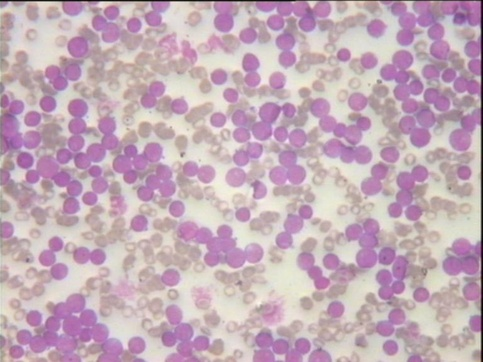
#> input picture Morfoloske/s58Hl.jpg, 483 x 362 px, shrunk from 768 x 576 before the run
$ python MorfoloskeOperacije.py
#> lines starting #> are read from the running program, lines starting #| are printed output that depends on the picture; after the words box and inside, x2 and y2 are one past the last pixel; in counts of white or black regions, pixels touching at a corner belong together
import numpy as np
import cv2 as cv
from skimage.morphology import skeletonize


imgIn = cv.imread("s58Hl.jpg")
#> imgIn is the input picture: shape (362, 483, 3); mean B, G, R 183.9, 171.8, 196
imgGray = cv.cvtColor(imgIn, cv.COLOR_BGR2GRAY)
retval, img = cv.threshold(imgGray, 0, 255, cv.THRESH_BINARY_INV + cv.THRESH_OTSU)
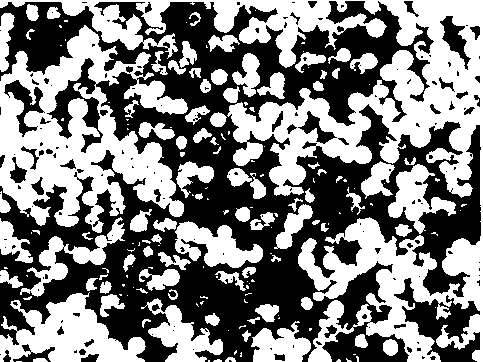
#> img: shape (362, 483); 50.1% white; 160 black regions (112 under 20 px), largest, box (x1, y1, x2, y2) and area: (0, 1, 481, 362) 79577, (394, 278, 480, 362) 2824, (4, 80, 45, 137) 797
#> retval = 180
cv.imshow("Input", img)

kernel = cv.getStructuringElement(cv.MORPH_ELLIPSE, ksize=(11, 11))

imgErode = cv.erode(img, kernel=kernel)
#> imgErode: shape (362, 483); 10.7% white; 190 white regions (66 under 20 px), largest, box (x1, y1, x2, y2) and area: (21, 298, 135, 362) 1974, (417, 0, 483, 37) 1221, (0, 96, 22, 152) 668
cv.imshow("Erode", imgErode)

imgDilate = cv.dilate(img, kernel=kernel)
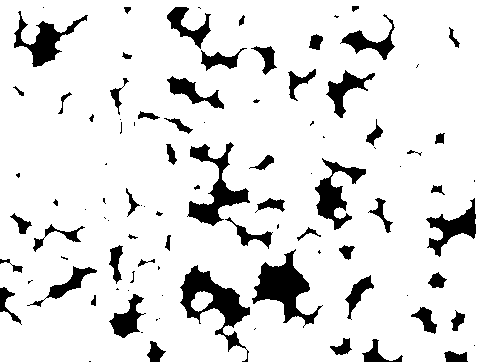
#> imgDilate: shape (362, 483); 88.1% white; 98 black regions (40 under 20 px), largest, box (x1, y1, x2, y2) and area: (180, 265, 250, 362) 2123, (252, 249, 323, 328) 2067, (187, 142, 250, 226) 1686
cv.imshow("Dilate", imgDilate)

imgOpen = cv.erode(img, kernel=kernel)
imgOpen = cv.dilate(imgOpen, kernel=kernel)
#> imgOpen: shape (362, 483); 38.2% white; 84 white regions, largest, box (x1, y1, x2, y2) and area: (0, 91, 176, 227) 10160, (380, 0, 483, 152) 9765, (323, 218, 437, 351) 5390
cv.imshow("Open", imgOpen)

imgOpen2 = cv.morphologyEx(img, op=cv.MORPH_OPEN, kernel=kernel)
cv.imshow("Open2", imgOpen2)

imgClose = cv.dilate(img, kernel=kernel)
imgClose = cv.erode(imgClose, kernel=kernel)
#> imgClose: shape (362, 483); 66.6% white; 66 black regions, largest, box (x1, y1, x2, y2) and area: (175, 222, 328, 362) 8514, (182, 137, 290, 254) 5675, (162, 2, 282, 80) 3699
cv.imshow("Close", imgClose)

imgClose2 = cv.morphologyEx(img, op=cv.MORPH_CLOSE, kernel=kernel)
cv.imshow("Close2", imgClose2)

kernel = cv.getStructuringElement(cv.MORPH_ELLIPSE, (3, 3))
imgEdge = cv.dilate(img, kernel=kernel)
#> imgEdge: shape (362, 483); 59.8% white; 167 black regions (115 under 20 px), largest, box (x1, y1, x2, y2) and area: (0, 2, 480, 362) 52929, (0, 177, 100, 289) 3311, (0, 3, 97, 76) 3241
imgEdge = imgEdge - img
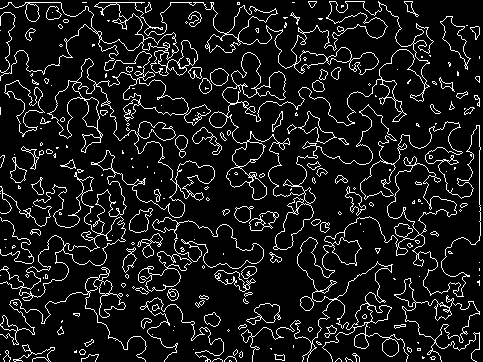
#> imgEdge: shape (362, 483); 9.7% white in thin lines or dots
cv.imshow("Edge", imgEdge)


def thinning(img):
    size = np.size(img)
    skel = np.zeros(img.shape, np.uint8)

    kernel = cv.getStructuringElement(cv.MORPH_CROSS, (3, 3))
    done = False
    while not done:
        eroded = cv.erode(img, kernel)
        temp = cv.dilate(eroded, kernel)
        temp = cv.subtract(img, temp)
        skel = cv.bitwise_or(skel, temp)
        img = eroded.copy()

        zeros = size - cv.countNonZero(img)
        if zeros == size:
            done = True

    return skel


img = cv.imread('Fingerprint.jpg', 0)
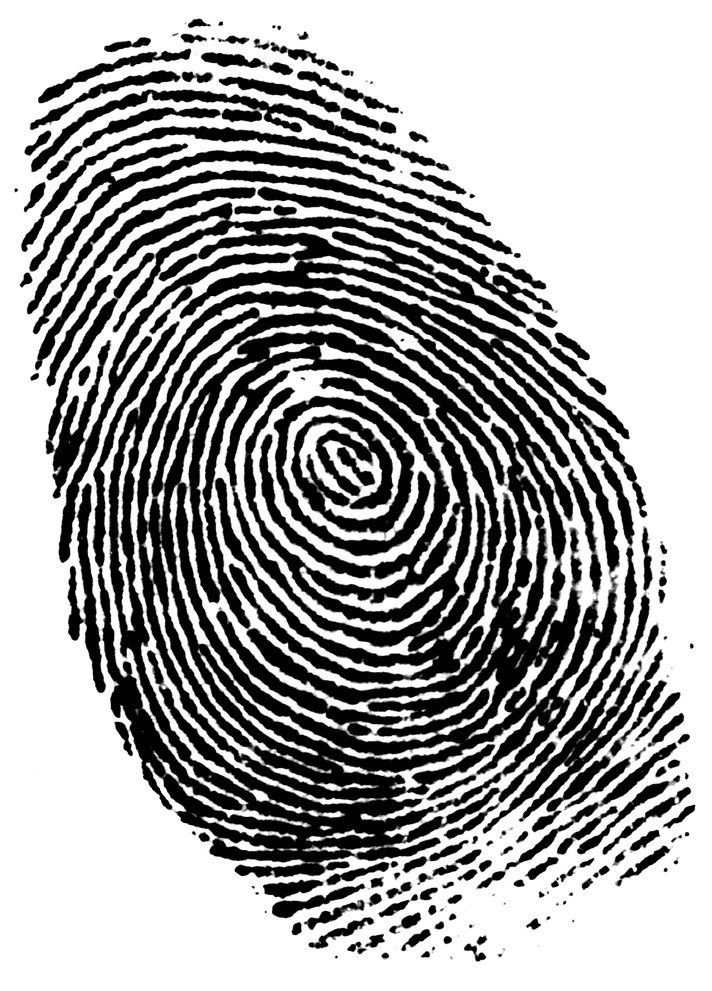
#> input picture Morfoloske/Fingerprint.jpg, 712 x 991 px, shrunk from 1133 x 1577 before the run
#> img is the input picture: shape (991, 712); min 0, max 255, mean 166
_, imgTh = cv.threshold(img, 0, 255, cv.THRESH_BINARY_INV + cv.THRESH_OTSU)
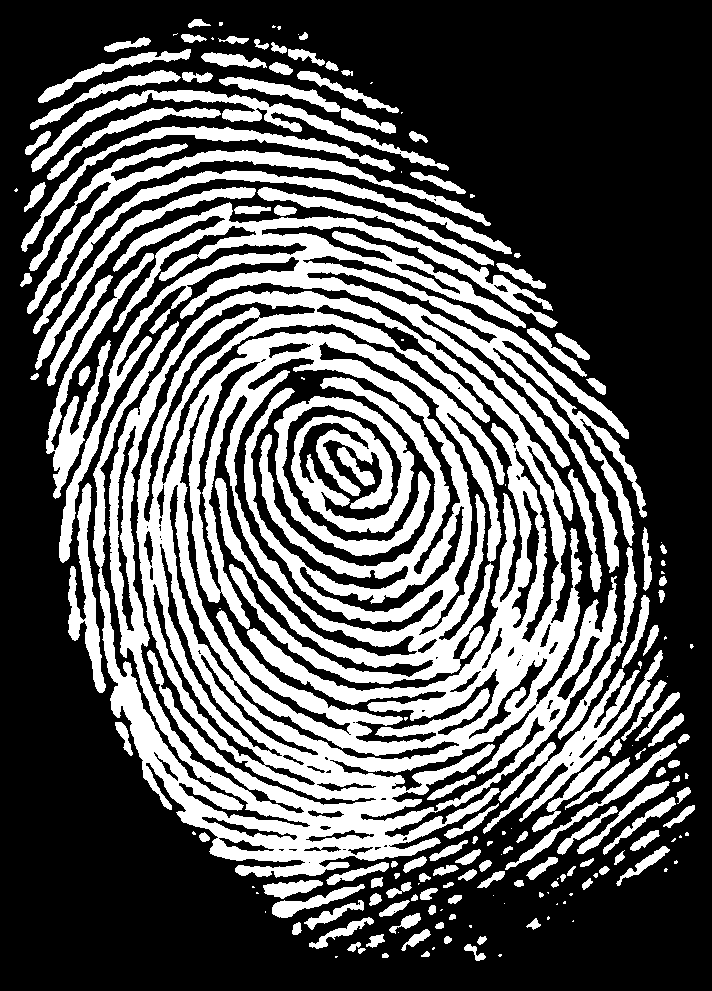
#> imgTh: shape (991, 712); 35% white; 184 white regions (52 under 20 px), largest, box (x1, y1, x2, y2) and area: (93, 291, 617, 878) 132261, (59, 202, 647, 573) 31964, (274, 396, 431, 556) 11061
cv.imshow("Fingerprint", imgTh)

imgThinning = thinning(imgTh)
#> in thinning, `size = np.size(img)`: size = 705592
#> the loop in thinning, `while not done:` made 15 passes
#> zeros on passes 1 to 12: 508837, 557350, 602925, 643104, 673713, 691701, 699743, 703057, 704346, 704938, 705261, 705445
#> pass 1, in thinning, `temp = cv.subtract(img, temp)`:
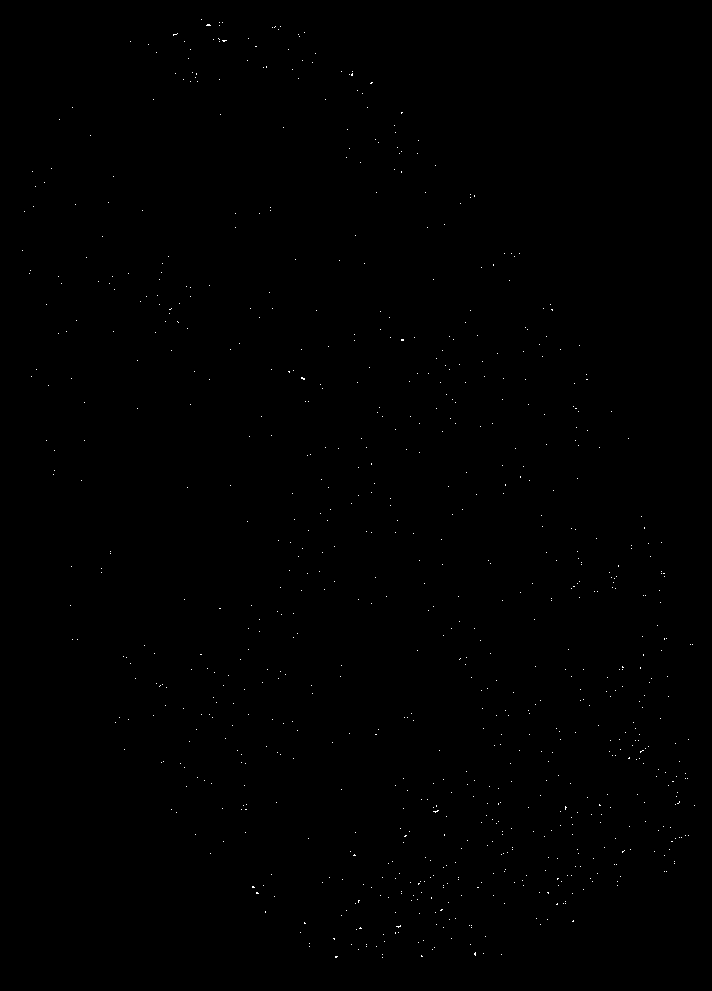
#> temp: shape (991, 712); 0.14% white in thin lines or dots, all inside (x1, y1, x2, y2) = (22, 19, 695, 958)
#> after the loop in thinning, `while not done:`: eroded: shape (991, 712); every value is 0
#> after the loop in thinning, `while not done:`: skel: shape (991, 712); 4.5% white in thin lines or dots
cv.imshow("Thinning", imgThinning)

imgSkeletonize = skeletonize(imgTh // 255).astype(np.uint8) * 255
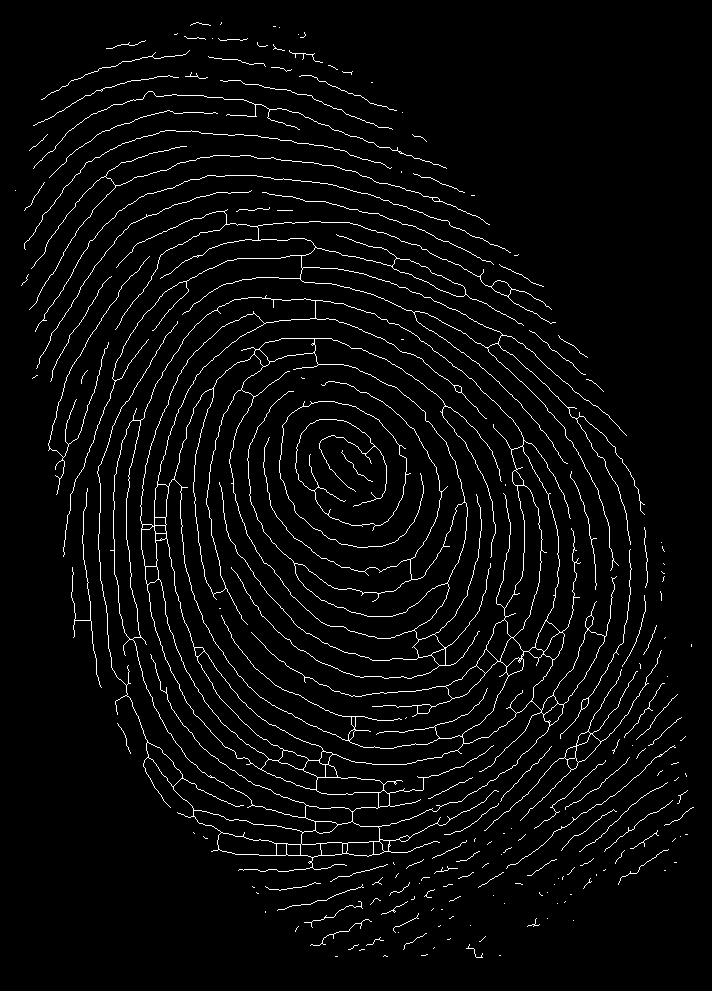
#> imgSkeletonize: shape (991, 712); 3.6% white in thin lines or dots
cv.imshow("Skeletonize", imgSkeletonize)

cv.waitKey(0)
cv.destroyAllWindows()
